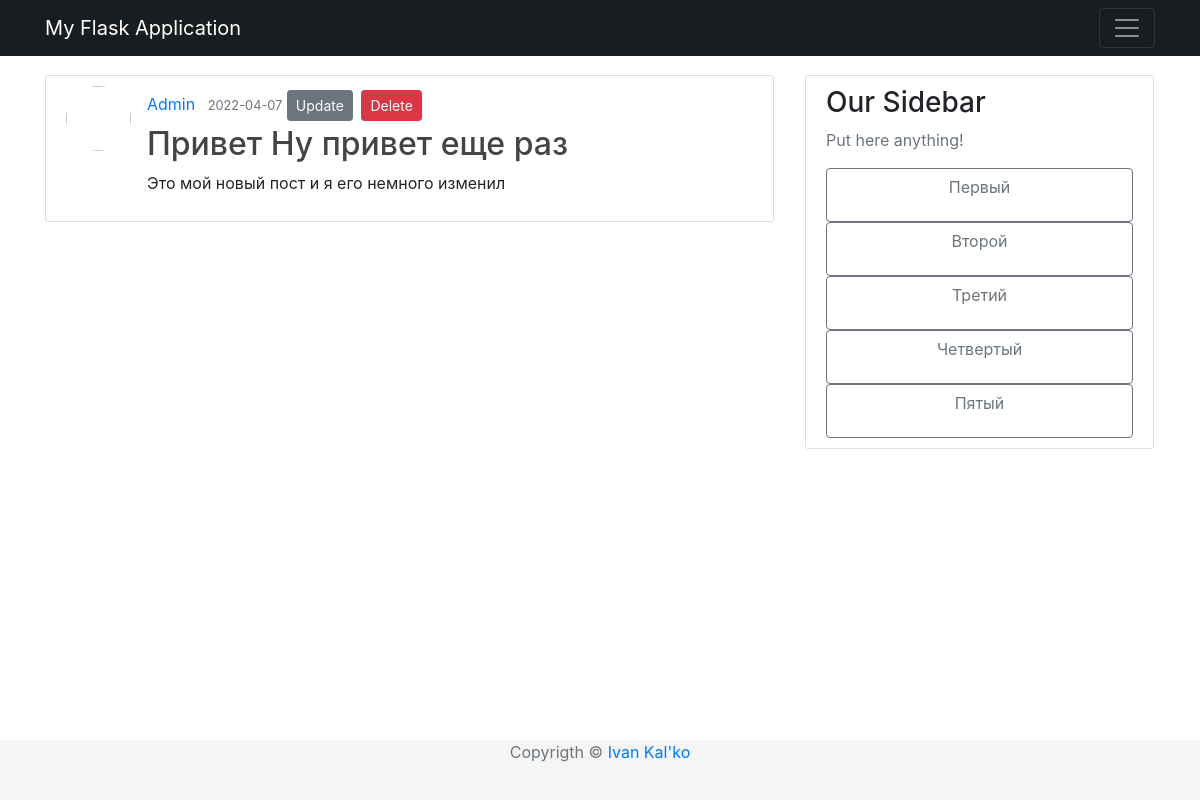
Page /post/1 (signed in) on the committed database.
### app/models/user.py (models this page shows, shortened)
class User(UserMixin, db.Model):
    __tablename__ = "users"
    id = db.Column(db.Integer, primary_key=True)
    username = db.Column(db.String(64), unique=True, nullable=False)
    password_hash = db.Column(db.String(128), nullable=False)
    email = db.Column(db.String(120), nullable=False, unique=True)
    image_file = db.Column(db.String(20), nullable=False, default="default.png")
    join_date = db.Column(db.DateTime, nullable=False, default=datetime.utcnow)
    posts = db.relationship('Post', backref='author', lazy=True)

### app/models/post.py (models this page shows, shortened)
class Post(db.Model):
    __tablename__ = "posts"
    id = db.Column(db.Integer, primary_key=True)
    title = db.Column(db.String(100), nullable=False)
    timestamp = db.Column(db.DateTime, nullable=False, default=datetime.utcnow)
    content = db.Column(db.Text, nullable=False)
    user_id = db.Column(db.Integer, db.ForeignKey("users.id"), nullable=False)

### app/routes/post.py (the view)
@app.route('/post/<int:id>')
@login_required
def post(id:int):
    post = Post.query.get_or_404(id)
    return render_template('post.html', title=post.title, post=post)

### app/models/user.py (called while the page is built)
@login.user_loader
def load_user(id:int) -> User:
    return User.query.get(int(id))

### app/templates/post.html (shortened to what this page needs)
{% extends "base.html" %}
{% block content %}
    <article class="media content-section">
        <img class="rounded-circle article-img" srs = "{{ url_for('static', filename='images/profiles/' + post.author.image_file) }}">
        <div class="media-body">
            <div class="article-metadata">
                <a class="mr-2" href="{{ url_for('user_public', username=post.author.username )}}">{{ post.author.username }}</a>
                <small class="text-muted">{{ post.timestamp.strftime('%Y-%m-%d') }}</small>
            {% if post.author == current_user %}
                <a class="btn btn-secondary btn-sm mt-1mb-1" href="{{ url_for('edit_post', id=post.id)}}">Update</a>
                <button type="button" class="btn btn-danger btn-sm m-1" data-toggle="modal" data-target="#deleteModal">Delete</button>
            {% endif %}
            </div>
            <h2 class="article-title">{{ post.title }}</h2>
            <p class="article-content">{{ post.content }}</p>
        </div>
    </article>
{% endblock %}

### app/static/css/base.css (style rules this page uses)
body { background: #fafafa; color: #333333; margin-top: 5rem; }
h1, h2, h3, h4, h5, h6 { color : #444444; }
.content-section { background: #ffffff; padding: 10px 20px; border: 1px solid #dddddd; border-radius: 3px; margin-right: 1px; margin-top: 75px; margin-bottom: 50px; }
.article-title { color: #444444; }
.article-content { white-space: pre-line; }
.article-img { height: 65px; width: 65px; margin-right: 16px; }
html * { -webkit-font-smoothing: antialiased; -moz-osx-font-smoothing: grayscale; }
button, input, optgroup, select, textarea { margin: 0; font-family: inherit; font-size: inherit; line-height: inherit; }
body { color: #67748e; font-weight: 400; line-height: 1.6; background-color: #fff; }
body { margin: 0; font-family: var(--bs-font-sans-serif); font-size: 1rem; line-height: 1.5; -webkit-text-size-adjust: 100%; -webkit-tap-highlight-color: rgba(0,0,0,0); }
:root { --bs-blue: #63b3ed; --bs-indigo: #596cff; --bs-purple: #6f42c1; --bs-pink: #d63384; --bs-red: #f56565; --bs-orange: #fd7e14; --bs-yellow: #fbd38d; --bs-green: #81e6d9; --bs-teal: #20c997; --bs-cyan: #0dcaf0; --bs-gray: #6c757d; --bs-gray-dark: #343a40; --bs-primary: #cb0c9f; --bs-secondary: #8392ab; --bs-success: #82d616; --bs-info: #17c1e8; --bs-warning: #f53939; --bs-danger: #ea0606; --bs-light: #e9ecef; --bs-dark: #252f40; --bs-white: #fff; --bs-font-sans-serif: Open Sans; --bs-font-monospace: SFMono-Regular,Menlo,Monaco,Consolas,"Liberation Mono","Courier New",monospace; --bs-gradient: linear-gradient(180deg,hsla(0,0%,100%,.15),hsla(0,0%,100%,0)); }

### rows in the picture
User: author.username "Admin"
Post: timestamp "2022-04-07", title "Привет Ну привет еще раз", content "Это мой новый пост и я его немного изменил"
